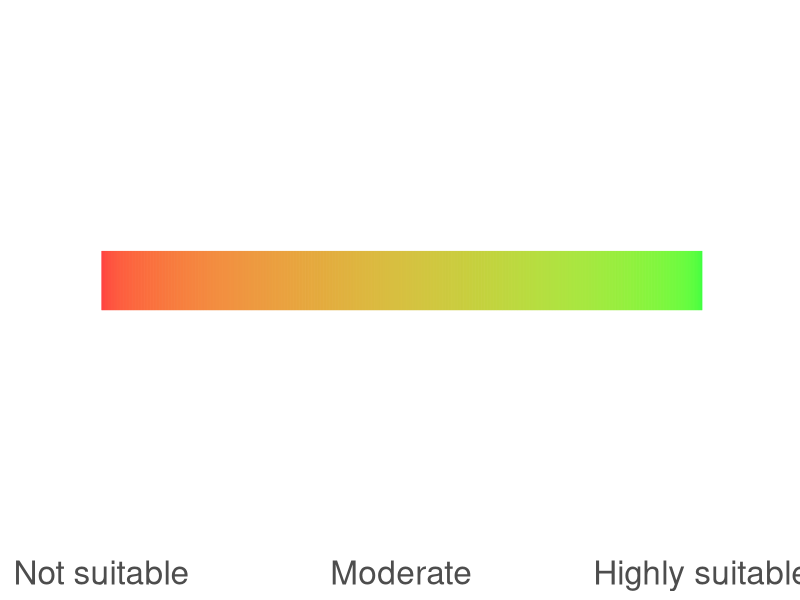

Reproduce this figure in R.
## ---- chunk 1
library(tidyverse)
## ---- chunk 2
#| fig-align: center

library(ggplot2)

ggplot() +
  geom_segment(
    data = data.frame(x = 1:1000),
    aes(x = x, xend = x + 1, y = 0, yend = 0, color = x),
    linewidth = 20
  ) +
  scale_color_gradient(low = "red", high = "green") +
  scale_x_continuous(
    breaks = c(1, 500, 1000),
    labels = c("Not suitable", "Moderate", "Highly suitable"),
    expand = expansion(mult = 0.15)
  ) +
  theme_minimal() +
  theme(
    axis.title = element_blank(),
    axis.text.y = element_blank(),
    axis.ticks.y = element_blank(),
    panel.grid = element_blank(),
    legend.position = "none",
    axis.text.x = element_text(size = 24)
  )
## ---- chunk 3
#| echo: false

library(readr)
read_csv("data/author_llm_live_demo.csv")
## ---- chunk 4
readr::read_csv("data/author_df_llm.csv") |> tail(6)
